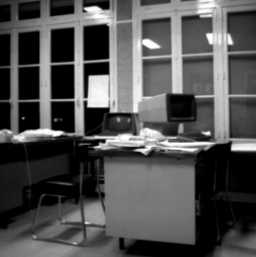
#> input picture Taller1/images/bureau.png, 256 x 257 px, found by its file name
$ jupyter execute Punto4.ipynb
#> lines starting #> are read from the running program, lines starting #| are printed output that depends on the picture
# Cuantificacion

[cell 1]
import cv2
import matplotlib.pyplot as plt
import numpy as np
import urllib.request

[cell 2]
def process_image(image_path):
    req = urllib.request.urlopen(image_path)
    arr = np.asarray(bytearray(req.read()), dtype=np.uint8)
    img = cv2.imdecode(arr, cv2.IMREAD_COLOR)
#> img is the input picture: shape (257, 256, 3); min 0, max 255, mean 80.9
    return img

[cell 3]
image = process_image('https://raw.githubusercontent.com/pukinidev/TalleresImagenes/refs/heads/main/Taller1/images/bureau.png')

## Visualización de la imagen

[cell 4]
plt.imshow(image, cmap='gray')

[cell 5]
def bit_plane_slicing(image, k):
    plane = np.full_like(image, 2 ** k, dtype=np.uint8)
    return cv2.bitwise_and(plane, image)

fig, axes = plt.subplots(1, 8, figsize=(20, 5))

for i in range(8):
    axes[i].imshow(bit_plane_slicing(image, i), cmap='gray')
    axes[i].set_title(f'Bit {i}')
    axes[i].axis('off')

plt.tight_layout()
plt.show()
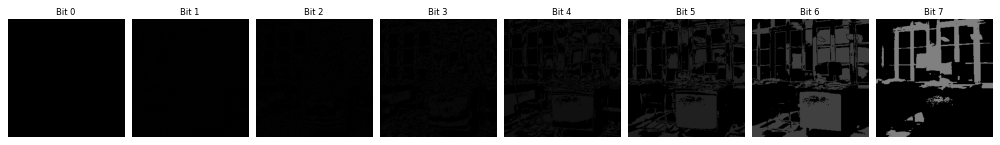
#> figure drawn by matplotlib, 8 panels

***Identifique el plano más significativo y el menos significativo. ¿Cuál es su conclusión?***

- Teniendo en cuenta los planos de arriba, el plano más significativo es el plano 6, y el menos significativo el plano 0. Esto debido a que el plano 6 conserva mucha parte de la imagen original al punto de que es posible dislumbrar los elementos de la foto original.  El plano menos significativo es el 0 ya que es prácticamente una imagen en negro sin ninguna información de la imagen original.

[cell 6]
def image_quantization(imagen, k):
    plane = np.full_like(imagen, 255-2 ** k, np.uint8)
    return cv2.bitwise_and(plane, imagen)

list = [3,5,7]

for i in list:
    plt.imshow(image_quantization(image, i), cmap='gray')
    plt.title(f'Quantization {i}')
    plt.axis('off')
    plt.show()

plt.tight_layout()
plt.show()
